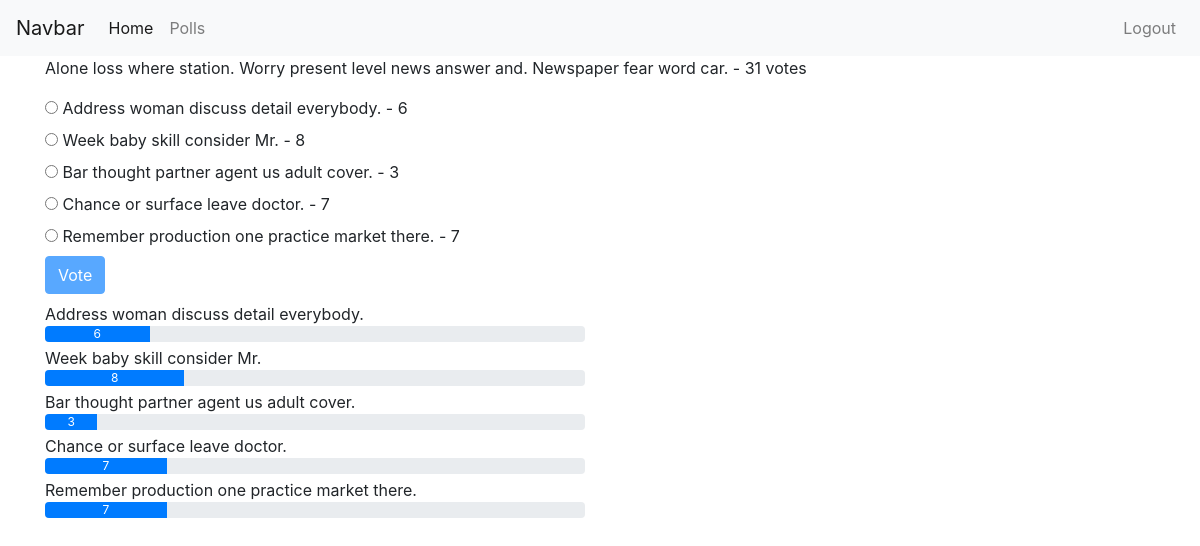
Screenshot of /polls/details/1/ (signed in) with the database file from the repository.
### polls/models.py (models this page shows, shortened)
class Poll(models.Model):
    owner = models.ForeignKey(User, on_delete=models.CASCADE, default=1)
    text = models.CharField(max_length=255)
    pub_date = models.DateField()
    def __str__(self):
        return self.text
    def user_can_vote(self, user):
        user_votes = user.vote_set.all()
        qs = user_votes.filter(poll=self)
        if qs.exists():
            return False
        return True
    @property
    def num_votes(self):
        return self.vote_set.count()
    def get_results_dict(self):
        res = []
        for choice in self.choice_set.all():
            d = {}
            d['text'] = choice.choice_text
            d['num_votes'] = choice.num_votes
            if not self.num_votes:
                d['percentage'] = 0
            else:
                d['percentage'] = choice.num_votes / self.num_votes * 100
            res.append(d)
        return res

class Choice(models.Model):
    poll = models.ForeignKey(Poll, on_delete=models.CASCADE)
    choice_text = models.CharField(max_length=255)
    @property
    def num_votes(self):
        return self.vote_set.count()

### polls/views.py (the view)
# urls.py: path('details/<int:poll_id>/', views.poll_detail, name='detail'),
@login_required
def poll_detail(request, poll_id):
    poll = get_object_or_404(Poll, id=poll_id)
    user_can_vote = poll.user_can_vote(request.user)
    results = poll.get_results_dict()
    context = {'poll': poll, 'user_can_vote': user_can_vote, 'results': results}
    return render(request, 'polls/poll_detail.html', context)

### polls/templates/polls/poll_detail.html (shortened to what this page needs)
{% extends 'base.html' %}
{% block content %}
<div class="container">
<p>{{poll}} - {{poll.num_votes}} votes</p>
<form action="{% url 'polls:vote' poll.id %}" method="post">
{% for choice in poll.choice_set.all %}
  <input type="radio"
         name="choice"
         id="choice{{ forloop.counter }}"
         value="{{choice.id}}"/>
  <label for="choice{{ forloop.counter }}">{{ choice.choice_text }} - {{ choice.num_votes }}</label>
  <br/>
{% endfor %}
<input class='btn btn-primary mb-2' type="submit" value="Vote" {% if not user_can_vote %}disabled{% endif %}/>
</form>
{% if not user_can_vote %}
    {% for choice_dict in results %}
    <div class="row">
        <div class="col-sm-6">
        {{choice_dict.text}}
        <div class="progress mb-1">
          <div class="progress-bar" role="progressbar" style="width: {{choice_dict.percentage}}%;">{{choice_dict.num_votes}}</div>
        </div>
      </div>
    </div>
    {% endfor %}
{% else %}
  <p>Vote to see results!</p>
{% endif %}
</div>
{% endblock %}

### rows the page displays
Poll: text "Alone loss where station. Worry present level news answer and. Newspaper fear word car.", num_votes "31"
Choice: choice_text "Address woman discuss detail everybody.", num_votes "6", text "Address woman discuss detail everybody."
Choice: choice_text "Week baby skill consider Mr.", num_votes "8", text "Week baby skill consider Mr."
Choice: choice_text "Bar thought partner agent us adult cover.", num_votes "3", text "Bar thought partner agent us adult cover."
Choice: choice_text "Chance or surface leave doctor.", num_votes "7", text "Chance or surface leave doctor."
Choice: choice_text "Remember production one practice market there.", num_votes "7", text "Remember production one practice market there."

### other values shown
{{ choice_dict.num_votes }} "6" "8" "3" "7" "7"
